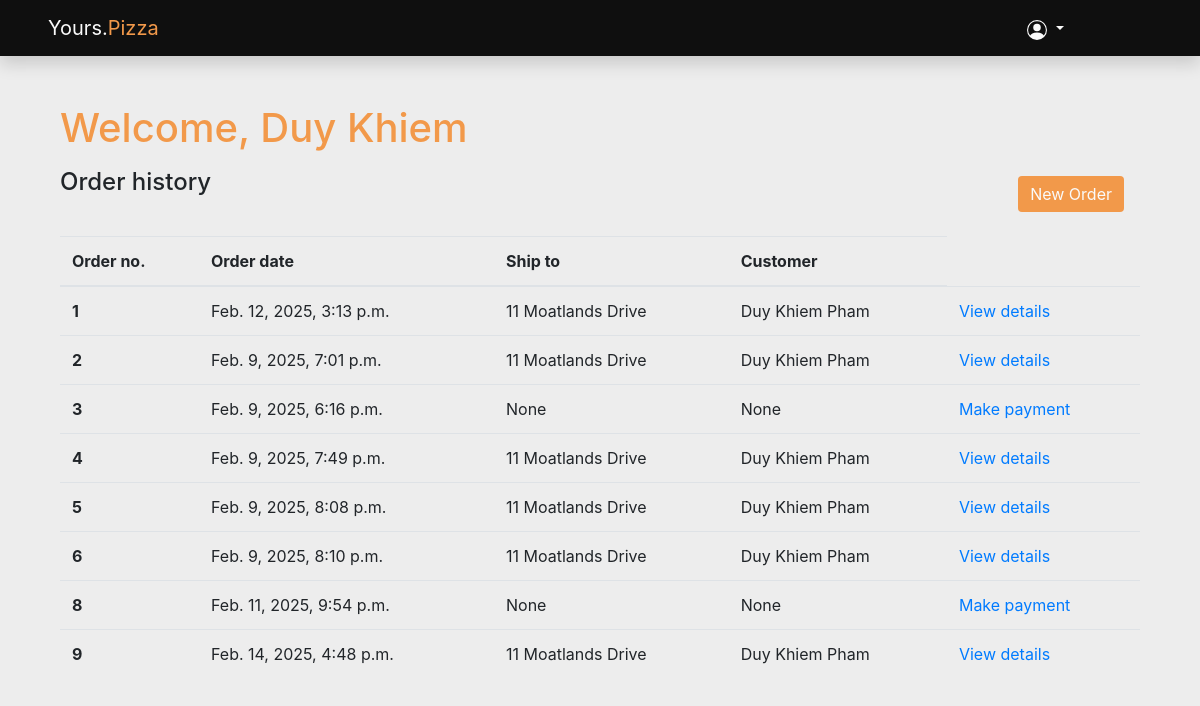
Screenshot of /history (signed in) with the database file from the repository.
### pizzaorder/models.py (models this page shows)
class Order(models.Model):
    user = models.ForeignKey(User, on_delete=models.CASCADE)
    customer_name = models.CharField(null=True, max_length=100)
    date_created = models.DateTimeField(auto_now=True)
    address = models.TextField(null=True)
    size = models.ForeignKey(PizzaSize, on_delete=models.CASCADE)
    crust_type = models.CharField(max_length=100)
    sauce = models.ForeignKey(PizzaSauce, on_delete=models.CASCADE)
    cheese = models.ForeignKey(Cheese, on_delete=models.CASCADE)
    toppings = models.ManyToManyField(Toppings)

### pizzaorder/views.py (the view)
# urls.py: path('history', views.history, name='history'),
@login_required
def history(request):
    user_id = request.session['user_id']
    user = get_object_or_404(User, id=user_id)
    order_history = models.Order.objects.filter(user=user)
    return render(request, 'history.html', {'order_history':order_history, 'first_name': user.first_name})

### pizzaorder/templates/history.html (shortened to what this page needs)
{% extends 'base.html' %}
{% block content %}
<h1>Welcome, {{ first_name }}</h1>
<div class="row my-3">
    <span class="col-6 text-left">
        <h4>Order history</h4>
    </span>
    <span class="col-6 text-right">
        <a class="nav-link" href="{% url 'order' %}"><button class="btn btn-confirm">New Order</button></a>
    </span>
</div>
<table class="table table-hover">
    <thead>
        <tr>
            <th scope="col">Order no.</th>
            <th scope="col">Order date</th>
            <th scope="col">Ship to</th>
            <th scope="col">Customer</th>
        </tr>
    </thead>
    <tbody>
        {% if order_history %}
            {% for order in order_history %}
                <tr>
                    <th scope="row">{{ order.id }}</th>
                    <td>{{ order.date_created }}</td>
                    <td>{{ order.address }}</td>
                    <td>{{ order.customer_name }}</td>
                    {% if order.customer_name %}
                        <td><a href="{% url 'summary' order_id=order.id %}">View details</a></td>
                    {% else %}
                        <td><a href="{% url 'checkout' order_id=order.id %}">Make payment</a></td>
                    {% endif %}
                </tr>
            {% endfor %}
        {% endif %}
    </tbody>
</table>
{% endblock %}

### pizzaorder/templates/base.html (shortened to what this page needs)
{% load static %}
<!DOCTYPE html>
<html lang="en">
<head>
    <link rel="stylesheet" href="https://cdn.jsdelivr.net/npm/bootstrap@4.1.3/dist/css/bootstrap.min.css"
>
    <link href="{% static 'styles.css' %}" rel="stylesheet">
</head>
<body>
    <nav class="navbar navbar-expand-lg mb-5 px-5 shadow">
        <a class="navbar-brand" href="{% url 'home' %}"><span>Yours.</span><span style="color: #F2994A;">Pizza</span></a>
        <div class="collapse navbar-collapse justify-content-end" id="navbarNavDropdown">
            <ul class="navbar-nav">
                {% if user.is_authenticated %}
                    <li class="nav-item dropdown" style="padding-right: 5rem;">
                        <a class="nav-link dropdown-toggle" href="#" id="navbarDropdownMenuLink" role="button"
                            data-toggle="dropdown" aria-haspopup="true" aria-expanded="false">
                        </a>
                    </li>
                {% endif %}
            </ul>
        </div>
    </nav>
    <main style="padding-left: 5%; padding-right: 5%;">
        {% block content %}
        {% endblock %}
    </main>
</body>
</html>

### pizzaorder/static/styles.css (style rules this page uses)
body { background-color: #EDEDED; }
h1 { color: #F2994A; }
nav { background-color: #0F0F0F; }
nav a { color: #FAFAFA; }
.btn { background-color: #F2994A; color: #FAFAFA; border: none; }

### rows the page displays
Order: id "1", date_created "Feb. 12, 2025, 3:13 p.m.", address "11 Moatlands Drive", customer_name "Duy Khiem Pham", shows "View details"
Order: id "2", date_created "Feb. 9, 2025, 7:01 p.m.", address "11 Moatlands Drive", customer_name "Duy Khiem Pham", shows "View details"
Order: id "3", date_created "Feb. 9, 2025, 6:16 p.m.", address "None", customer_name "None", shows "Make payment"
Order: id "4", date_created "Feb. 9, 2025, 7:49 p.m.", address "11 Moatlands Drive", customer_name "Duy Khiem Pham", shows "View details"
Order: id "5", date_created "Feb. 9, 2025, 8:08 p.m.", address "11 Moatlands Drive", customer_name "Duy Khiem Pham", shows "View details"
Order: id "6", date_created "Feb. 9, 2025, 8:10 p.m.", address "11 Moatlands Drive", customer_name "Duy Khiem Pham", shows "View details"
Order: id "8", date_created "Feb. 11, 2025, 9:54 p.m.", address "None", customer_name "None", shows "Make payment"
Order: id "9", date_created "Feb. 14, 2025, 4:48 p.m.", address "11 Moatlands Drive", customer_name "Duy Khiem Pham", shows "View details"

### other values shown
{{ first_name }} "Duy Khiem"
